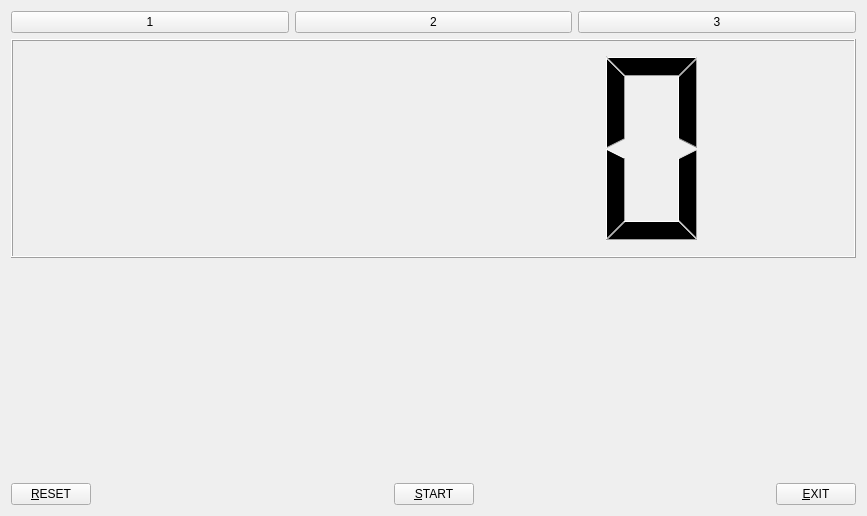
<?xml version="1.0" encoding="UTF-8"?>
<ui version="4.0">
 <class>Atzar</class>
 <widget class="QWidget" name="Atzar">
  <property name="geometry">
   <rect>
    <x>0</x>
    <y>0</y>
    <width>867</width>
    <height>516</height>
   </rect>
  </property>
  <property name="sizePolicy">
   <sizepolicy hsizetype="Preferred" vsizetype="Minimum">
    <horstretch>0</horstretch>
    <verstretch>0</verstretch>
   </sizepolicy>
  </property>
  <property name="minimumSize">
   <size>
    <width>0</width>
    <height>200</height>
   </size>
  </property>
  <property name="windowTitle">
   <string>Atzar</string>
  </property>
  <layout class="QVBoxLayout" name="verticalLayout_3">
   <item>
    <layout class="QVBoxLayout" name="verticalLayout">
     <item>
      <layout class="QHBoxLayout" name="horizontalLayout_2">
       <item>
        <widget class="MyQButton" name="pushButton_2">
         <property name="sizePolicy">
          <sizepolicy hsizetype="Preferred" vsizetype="Preferred">
           <horstretch>0</horstretch>
           <verstretch>0</verstretch>
          </sizepolicy>
         </property>
         <property name="minimumSize">
          <size>
           <width>0</width>
           <height>0</height>
          </size>
         </property>
         <property name="maximumSize">
          <size>
           <width>16777215</width>
           <height>16777215</height>
          </size>
         </property>
         <property name="autoFillBackground">
          <bool>false</bool>
         </property>
         <property name="styleSheet">
          <string notr="true"/>
         </property>
         <property name="text">
          <string>1</string>
         </property>
         <property name="autoDefault">
          <bool>false</bool>
         </property>
         <property name="default">
          <bool>false</bool>
         </property>
         <property name="flat">
          <bool>false</bool>
         </property>
        </widget>
       </item>
       <item>
        <widget class="MyQButton" name="pushButton_3">
         <property name="sizePolicy">
          <sizepolicy hsizetype="Preferred" vsizetype="Preferred">
           <horstretch>0</horstretch>
           <verstretch>0</verstretch>
          </sizepolicy>
         </property>
         <property name="minimumSize">
          <size>
           <width>0</width>
           <height>0</height>
          </size>
         </property>
         <property name="maximumSize">
          <size>
           <width>16777215</width>
           <height>16777215</height>
          </size>
         </property>
         <property name="text">
          <string>2</string>
         </property>
        </widget>
       </item>
       <item>
        <widget class="MyQButton" name="pushButton">
         <property name="sizePolicy">
          <sizepolicy hsizetype="Preferred" vsizetype="Preferred">
           <horstretch>0</horstretch>
           <verstretch>0</verstretch>
          </sizepolicy>
         </property>
         <property name="minimumSize">
          <size>
           <width>0</width>
           <height>0</height>
          </size>
         </property>
         <property name="maximumSize">
          <size>
           <width>16777215</width>
           <height>16777215</height>
          </size>
         </property>
         <property name="text">
          <string>3</string>
         </property>
        </widget>
       </item>
      </layout>
     </item>
    </layout>
   </item>
   <item>
    <widget class="MyQGLCD" name="lcdNumber">
     <property name="sizePolicy">
      <sizepolicy hsizetype="MinimumExpanding" vsizetype="MinimumExpanding">
       <horstretch>0</horstretch>
       <verstretch>0</verstretch>
      </sizepolicy>
     </property>
     <property name="minimumSize">
      <size>
       <width>0</width>
       <height>0</height>
      </size>
     </property>
    </widget>
   </item>
   <item>
    <spacer name="verticalSpacer">
     <property name="orientation">
      <enum>Qt::Vertical</enum>
     </property>
     <property name="sizeType">
      <enum>QSizePolicy::MinimumExpanding</enum>
     </property>
     <property name="sizeHint" stdset="0">
      <size>
       <width>20</width>
       <height>40</height>
      </size>
     </property>
    </spacer>
   </item>
   <item>
    <layout class="QHBoxLayout" name="horizontalLayout">
     <item>
      <widget class="QPushButton" name="pushButton_6">
       <property name="text">
        <string>&amp;RESET</string>
       </property>
      </widget>
     </item>
     <item>
      <spacer name="horizontalSpacer">
       <property name="orientation">
        <enum>Qt::Horizontal</enum>
       </property>
       <property name="sizeHint" stdset="0">
        <size>
         <width>40</width>
         <height>20</height>
        </size>
       </property>
      </spacer>
     </item>
     <item>
      <widget class="MyQButton" name="pushButton_4">
       <property name="text">
        <string>&amp;START</string>
       </property>
      </widget>
     </item>
     <item>
      <spacer name="horizontalSpacer_2">
       <property name="orientation">
        <enum>Qt::Horizontal</enum>
       </property>
       <property name="sizeHint" stdset="0">
        <size>
         <width>40</width>
         <height>20</height>
        </size>
       </property>
      </spacer>
     </item>
     <item>
      <widget class="QPushButton" name="pushButton_5">
       <property name="text">
        <string>&amp;EXIT</string>
       </property>
      </widget>
     </item>
    </layout>
   </item>
  </layout>
 </widget>
 <customwidgets>
  <customwidget>
   <class>MyQButton</class>
   <extends>QPushButton</extends>
   <header>MyQButton.h</header>
   <slots>
    <signal>SendColor(QString)</signal>
    <signal>Trio()</signal>
    <signal>c1(QString)</signal>
    <signal>c2(QString)</signal>
    <signal>c3(QString)</signal>
    <signal>xd(QString*)</signal>
    <slot>paint()</slot>
    <slot>resetColor()</slot>
    <slot>start()</slot>
    <slot>justpaint(QString)</slot>
   </slots>
  </customwidget>
  <customwidget>
   <class>MyQGLCD</class>
   <extends>QLCDNumber</extends>
   <header>MyQGLCD.h</header>
   <slots>
    <slot>button1(QString)</slot>
    <slot>button2(QString)</slot>
    <slot>button3(QString)</slot>
    <slot>RRReset()</slot>
    <slot>MUDAMUDA()</slot>
    <slot>start(QString*)</slot>
   </slots>
  </customwidget>
 </customwidgets>
 <resources/>
 <connections>
  <connection>
   <sender>pushButton_5</sender>
   <signal>clicked()</signal>
   <receiver>Atzar</receiver>
   <slot>close()</slot>
   <hints>
    <hint type="sourcelabel">
     <x>811</x>
     <y>476</y>
    </hint>
    <hint type="destinationlabel">
     <x>437</x>
     <y>75</y>
    </hint>
   </hints>
  </connection>
  <connection>
   <sender>pushButton_2</sender>
   <signal>clicked()</signal>
   <receiver>pushButton_2</receiver>
   <slot>paint()</slot>
   <hints>
    <hint type="sourcelabel">
     <x>40</x>
     <y>26</y>
    </hint>
    <hint type="destinationlabel">
     <x>98</x>
     <y>22</y>
    </hint>
   </hints>
  </connection>
  <connection>
   <sender>pushButton_3</sender>
   <signal>clicked()</signal>
   <receiver>pushButton_3</receiver>
   <slot>paint()</slot>
   <hints>
    <hint type="sourcelabel">
     <x>307</x>
     <y>21</y>
    </hint>
    <hint type="destinationlabel">
     <x>339</x>
     <y>16</y>
    </hint>
   </hints>
  </connection>
  <connection>
   <sender>pushButton</sender>
   <signal>clicked()</signal>
   <receiver>pushButton</receiver>
   <slot>paint()</slot>
   <hints>
    <hint type="sourcelabel">
     <x>632</x>
     <y>11</y>
    </hint>
    <hint type="destinationlabel">
     <x>688</x>
     <y>14</y>
    </hint>
   </hints>
  </connection>
  <connection>
   <sender>pushButton_6</sender>
   <signal>clicked()</signal>
   <receiver>pushButton_2</receiver>
   <slot>resetColor()</slot>
   <hints>
    <hint type="sourcelabel">
     <x>51</x>
     <y>476</y>
    </hint>
    <hint type="destinationlabel">
     <x>18</x>
     <y>31</y>
    </hint>
   </hints>
  </connection>
  <connection>
   <sender>pushButton_6</sender>
   <signal>clicked()</signal>
   <receiver>pushButton_3</receiver>
   <slot>resetColor()</slot>
   <hints>
    <hint type="sourcelabel">
     <x>31</x>
     <y>476</y>
    </hint>
    <hint type="destinationlabel">
     <x>331</x>
     <y>40</y>
    </hint>
   </hints>
  </connection>
  <connection>
   <sender>pushButton_6</sender>
   <signal>clicked()</signal>
   <receiver>pushButton</receiver>
   <slot>resetColor()</slot>
   <hints>
    <hint type="sourcelabel">
     <x>62</x>
     <y>476</y>
    </hint>
    <hint type="destinationlabel">
     <x>851</x>
     <y>34</y>
    </hint>
   </hints>
  </connection>
  <connection>
   <sender>pushButton_3</sender>
   <signal>SendColor(QString)</signal>
   <receiver>lcdNumber</receiver>
   <slot>button2(QString)</slot>
   <hints>
    <hint type="sourcelabel">
     <x>543</x>
     <y>40</y>
    </hint>
    <hint type="destinationlabel">
     <x>538</x>
     <y>50</y>
    </hint>
   </hints>
  </connection>
  <connection>
   <sender>pushButton_6</sender>
   <signal>clicked()</signal>
   <receiver>lcdNumber</receiver>
   <slot>RRReset()</slot>
   <hints>
    <hint type="sourcelabel">
     <x>60</x>
     <y>496</y>
    </hint>
    <hint type="destinationlabel">
     <x>53</x>
     <y>56</y>
    </hint>
   </hints>
  </connection>
  <connection>
   <sender>pushButton_2</sender>
   <signal>SendColor(QString)</signal>
   <receiver>lcdNumber</receiver>
   <slot>button1(QString)</slot>
   <hints>
    <hint type="sourcelabel">
     <x>242</x>
     <y>40</y>
    </hint>
    <hint type="destinationlabel">
     <x>243</x>
     <y>59</y>
    </hint>
   </hints>
  </connection>
  <connection>
   <sender>pushButton</sender>
   <signal>SendColor(QString)</signal>
   <receiver>lcdNumber</receiver>
   <slot>button3(QString)</slot>
   <hints>
    <hint type="sourcelabel">
     <x>819</x>
     <y>41</y>
    </hint>
    <hint type="destinationlabel">
     <x>789</x>
     <y>60</y>
    </hint>
   </hints>
  </connection>
  <connection>
   <sender>pushButton_4</sender>
   <signal>clicked()</signal>
   <receiver>pushButton_4</receiver>
   <slot>start()</slot>
   <hints>
    <hint type="sourcelabel">
     <x>405</x>
     <y>476</y>
    </hint>
    <hint type="destinationlabel">
     <x>463</x>
     <y>475</y>
    </hint>
   </hints>
  </connection>
  <connection>
   <sender>pushButton_4</sender>
   <signal>Trio()</signal>
   <receiver>lcdNumber</receiver>
   <slot>MUDAMUDA()</slot>
   <hints>
    <hint type="sourcelabel">
     <x>428</x>
     <y>494</y>
    </hint>
    <hint type="destinationlabel">
     <x>430</x>
     <y>249</y>
    </hint>
   </hints>
  </connection>
  <connection>
   <sender>pushButton_4</sender>
   <signal>c1(QString)</signal>
   <receiver>pushButton_2</receiver>
   <slot>justpaint(QString)</slot>
   <hints>
    <hint type="sourcelabel">
     <x>444</x>
     <y>477</y>
    </hint>
    <hint type="destinationlabel">
     <x>170</x>
     <y>39</y>
    </hint>
   </hints>
  </connection>
  <connection>
   <sender>pushButton_4</sender>
   <signal>c2(QString)</signal>
   <receiver>pushButton_3</receiver>
   <slot>justpaint(QString)</slot>
   <hints>
    <hint type="sourcelabel">
     <x>446</x>
     <y>495</y>
    </hint>
    <hint type="destinationlabel">
     <x>502</x>
     <y>40</y>
    </hint>
   </hints>
  </connection>
  <connection>
   <sender>pushButton_4</sender>
   <signal>c3(QString)</signal>
   <receiver>pushButton</receiver>
   <slot>justpaint(QString)</slot>
   <hints>
    <hint type="sourcelabel">
     <x>468</x>
     <y>483</y>
    </hint>
    <hint type="destinationlabel">
     <x>738</x>
     <y>36</y>
    </hint>
   </hints>
  </connection>
  <connection>
   <sender>pushButton_4</sender>
   <signal>xd(QString*)</signal>
   <receiver>lcdNumber</receiver>
   <slot>start(QString*)</slot>
   <hints>
    <hint type="sourcelabel">
     <x>394</x>
     <y>504</y>
    </hint>
    <hint type="destinationlabel">
     <x>287</x>
     <y>249</y>
    </hint>
   </hints>
  </connection>
 </connections>
</ui>
